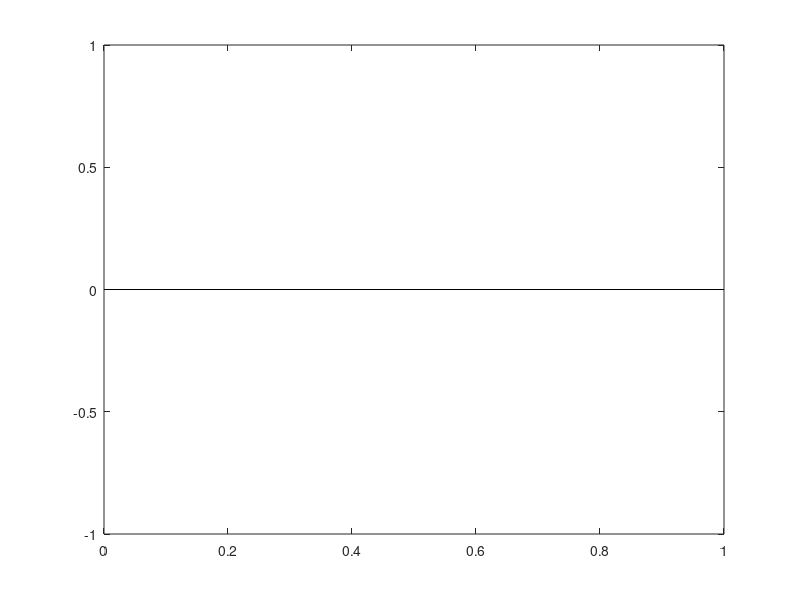

Write MATLAB code to recreate this figure. (Note: this script raises an error after producing the figure.)
function analysis_bss

fname_prefix = 'bss_logdet_random_filters_*';
fname_prefix = 'bss_logdet_jointsum_random_filters_*';
%fname_prefix = 'bss_hLP01_hHP-10_filters_*';
%fname_prefix = 'bss_hLP10_hHP01_filters_*';
%fname_prefix = 'bss_nuclear_hLP10_hHP01_filters_*';

files = dir(fname_prefix);
eq_constraint_test = zeros(length(files), 1);
Zi_err = zeros(length(files), 2);
Z_err = zeros(length(files), 1);
Zi_hat_rank = zeros(length(files), 2);
Zi_diff = zeros(length(files), 2);
for i = 1:length(files)
    load(files(i).name)
    eq_constraint_test(i) = norm(y - V*A*(Z1_hat(:) + Z2_hat(:)));
    Zi_err(i, :) = [norm(Z1-Z1_hat, 'fro') norm(Z2-Z2_hat, 'fro')];
    Z_err(i) = norm((Z1+Z2) - (Z1_hat+Z2_hat), 'fro');
    Zi_hat_rank(i, :) = [rank(Z1_hat) rank(Z2_hat)];
    Zi_diff(i, :) = [norm(Z1-Z2, 'fro') norm(Z1_hat-Z2_hat, 'fro')];
end

figure(1), clf
stem(eq_constraint_test)
minmax_values = minmax(eq_constraint_test);
title(sprintf('Constraint test \nmin=%d max=%d', minmax_values(1), ...
              minmax_values(2)))
xlabel('Simulation index')

figure(2), clf
hold on
plot(Zi_err(:, 1), 'bo-', 'LineWidth', 2)
plot(Zi_err(:, 2), 'mx-', 'LineWidth', 2)
plot(Z_err, 'ks-.')
hold off
title('Z estimation errors')
legend('norm(Z1-Z1\_hat)', 'norm(Z2-Z2\_hat)', 'norm(Z-Z\_hat)')
xlabel('Simulation index')

if all(Zi_hat_rank(:) == 2)
    fprintf('All Z_hat have rank equal to 2.\n')
else
    warning('Rank of Z_hat different to 2!\n')
end

figure(3), clf
hold on
plot(Zi_diff(:, 1), 'bo-.')
plot(Zi_diff(:, 2), 'mx-.')
hold off
title('Difference between Z1 and Z2 and Z1\_hat and Z2\_hat')
legend('norm(Z1-Z2)', 'norm(Z1\_hat-Z2\_hat)')
xlabel('Simulation index')

figure(4), clf
plot(abs(Zi_err(:, 1)-Zi_err(:,2)), 'bo-.')
title('Difference between Zi estimation errors')
legend('abs(norm(Z1-Z1\_hat) - norm(Z2-Z2\_hat))')
xlabel('Simulation index')

end
